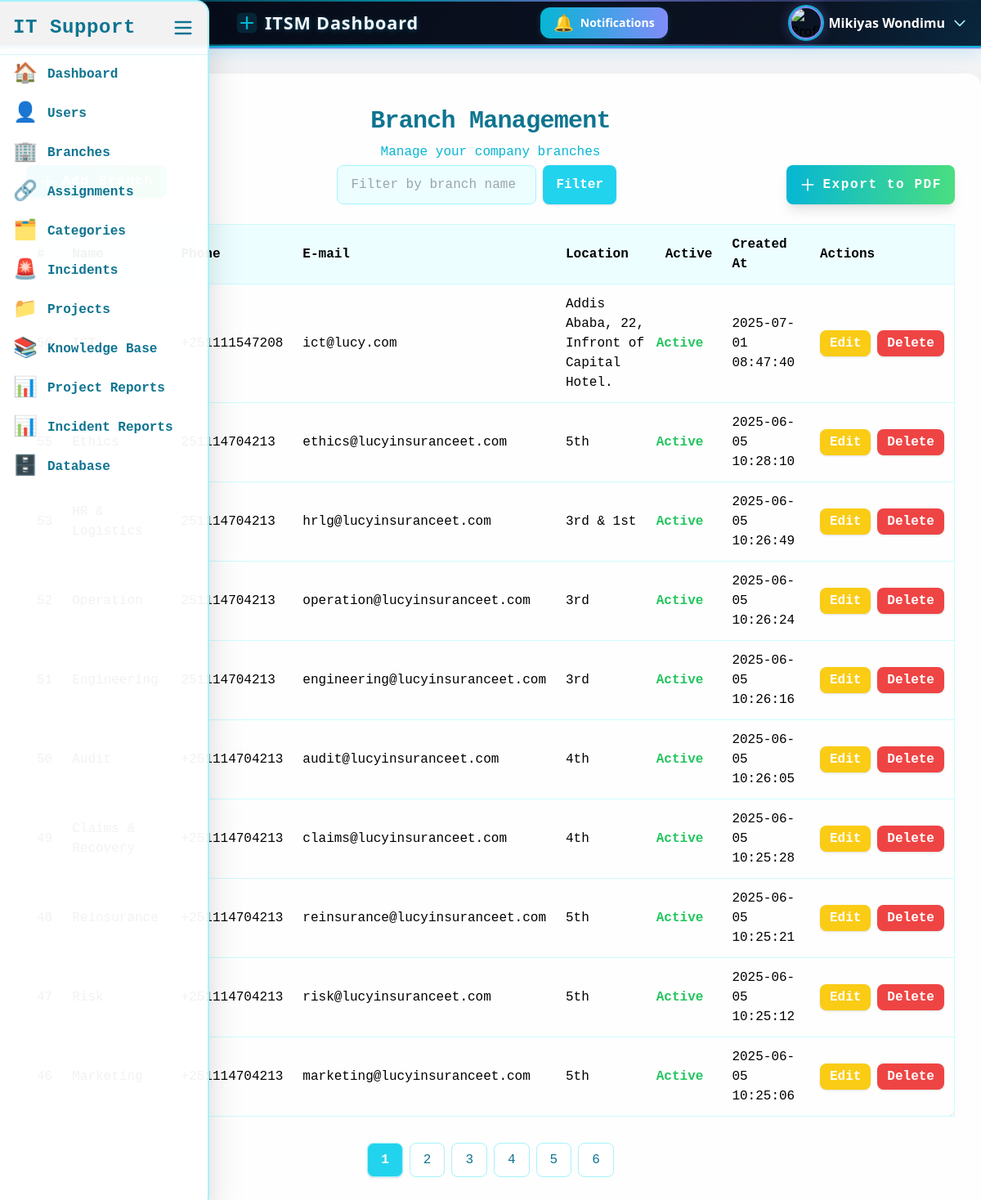
Page /admin/branches.php (signed in) on the earlier database version.
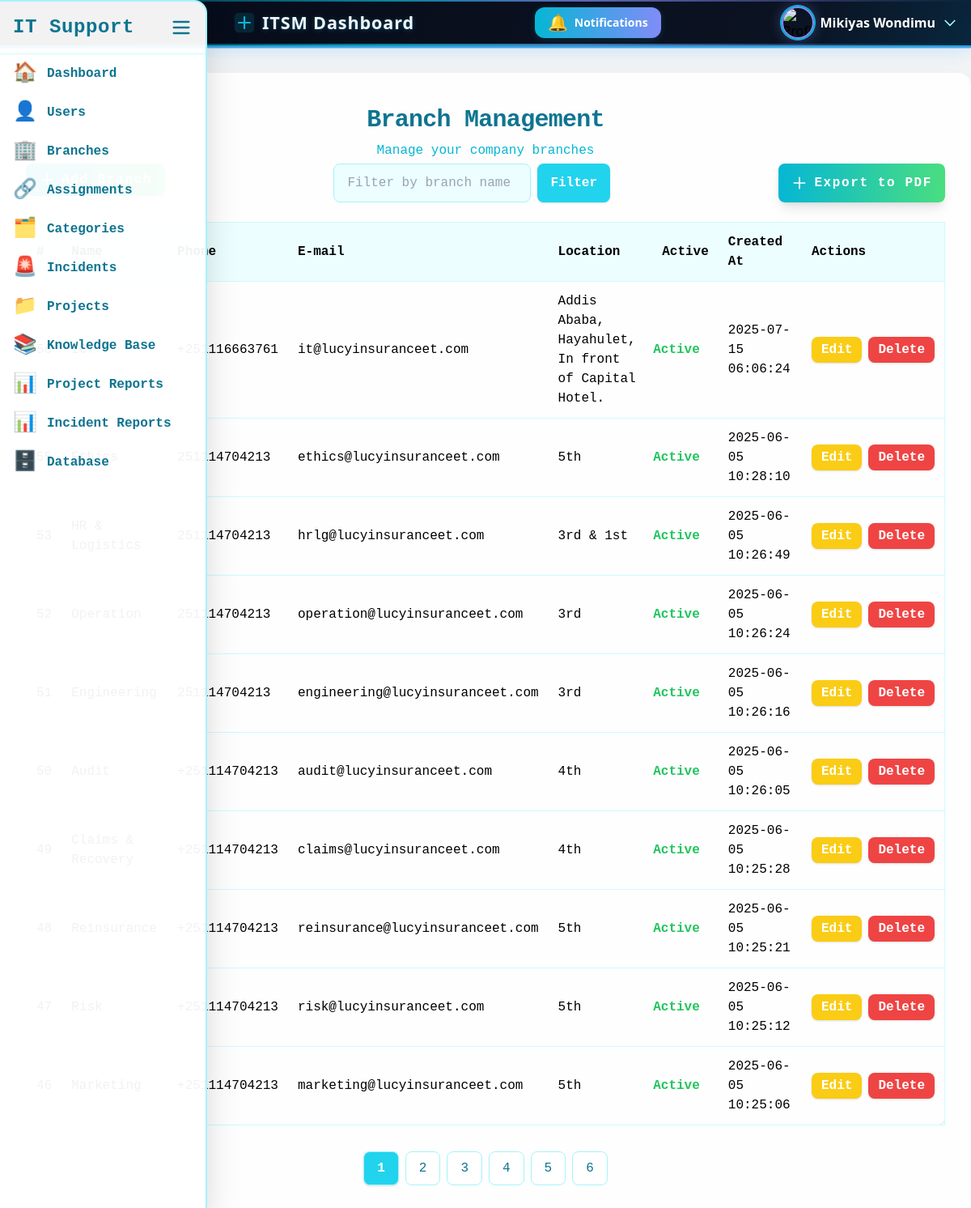
Same page on the later database version.
### tables this page shows
CREATE TABLE `branches` (
  `id` int(11) NOT NULL,
  `name` varchar(100) NOT NULL,
  `phone` varchar(100) DEFAULT NULL,
  `email` varchar(100) DEFAULT NULL,
  `location` varchar(255) DEFAULT NULL,
  `created_at` timestamp NOT NULL DEFAULT current_timestamp(),
  `is_active` tinyint(1) NOT NULL DEFAULT 1
);

### admin/branches.php (the view, shortened to what the changed rows need)
<?php
require_once '../config/db.php';
$limit = 10;
$page = $_GET['page'] ?? 1;
$offset = ($page - 1) * $limit;
$stmt = $pdo->prepare("SELECT * FROM branches ORDER BY created_at DESC LIMIT :limit OFFSET :offset");
$stmt->bindValue(':limit', $limit, PDO::PARAM_INT);
$stmt->bindValue(':offset', $offset, PDO::PARAM_INT);
$stmt->execute();
$branches = $stmt->fetchAll();
?>
<!DOCTYPE html>
<html lang="en">
<head>
  <script src="https://cdn.tailwindcss.com"></script>
</head>
<body class="bg-gray-100">
    <?php include '../includes/sidebar.php'; ?>
    <?php include '../header.php'; ?>
  <div class="max-w-7xl ms-auto bg-white bg-opacity-95 rounded-2xl shadow-2xl px-8 py-10 fade-in tech-border glow mt-8">
    <h1 class="text-3xl font-extrabold text-center text-cyan-700 mb-2 tracking-tight font-mono">Branch Management</h1>
          <?php
            $where = '';
            $stmt = $pdo->prepare("SELECT * FROM branches $where ORDER BY created_at DESC LIMIT :limit OFFSET :offset");
            $stmt->bindValue(':limit', $limit, PDO::PARAM_INT);
            $stmt->bindValue(':offset', $offset, PDO::PARAM_INT);
            $stmt->execute();
            $branches = $stmt->fetchAll();
          ?>
    <div class="overflow-x-auto">
      <table class="w-full text-left border border-cyan-100 rounded-xl shadow font-mono">
        <thead class="bg-cyan-50">
          <tr>
            <th class="p-3">#</th>
            <th class="p-3">Name</th>
            <th class="p-3">Phone</th>
            <th class="p-3">E-mail</th>
            <th class="p-3">Location</th>
            <th class="p-3">Active</th>
            <th class="p-3">Created At</th>
            <th class="p-3">Actions</th>
          </tr>
        </thead>
        <tbody>
          <?php foreach ($branches as $branch): ?>
            <tr class="border-t border-cyan-100 hover:bg-cyan-50 transition">
              <td class="p-3"><?= htmlspecialchars($branch['id']) ?></td>
              <td class="p-3"><?= htmlspecialchars($branch['name']) ?></td>
              <td class="p-3"><?= htmlspecialchars($branch['phone']) ?></td>
              <td class="p-3"><?= htmlspecialchars($branch['email']) ?></td>
              <td class="p-3"><?= htmlspecialchars($branch['location']) ?></td>
              <?php
              if ($branch['is_active'] == 1) {
                $active = true;
                $activeStyle= 'text-green-500 font-bold rounded-full';
              } else {
                $active = false;
                $activeStyle= 'text-red-500 rounded-full';
              }
              ?>
              <td class="<?= $activeStyle ?>">
                <span><?= htmlspecialchars($active ? 'Active' : 'Inactive') ?></span>
              </td>
              <td class="p-3"><?= htmlspecialchars($branch['created_at']) ?></td>
              <td class="p-3">
                <div class="flex gap-2">
                  <a href="edit_branch.php?id=<?= $branch['id'] ?>"
                    class="bg-yellow-400 hover:bg-yellow-500 text-white px-3 py-1 rounded-lg font-semibold shadow transition">Edit</a>
                  <form action="handlers/delete_branch.php" method="POST" class="inline-block">
                    <button type="submit"
                      class="bg-red-500 hover:bg-red-600 text-white px-3 py-1 rounded-lg font-semibold shadow transition"
                      onclick="return confirm('Are you sure?')">Delete</button>
                  </form>
                </div>
              </td>
            </tr>
          <?php endforeach; ?>
        </tbody>
      </table>
    </div>
  </div>
</body>
</html>

Differences in the rows shown:
changed branches: phone "+251111547208" → "+251116663761"; email "ict@lucy.com" → "it@lucyinsuranceet.com"; location "Addis Ababa, 22, Infront of Capital Hotel." → "Addis Ababa, Hayahulet, In front of Capital Hotel."; created_at "2025-07-01 08:47:40" → "2025-07-15 06:06:24"
